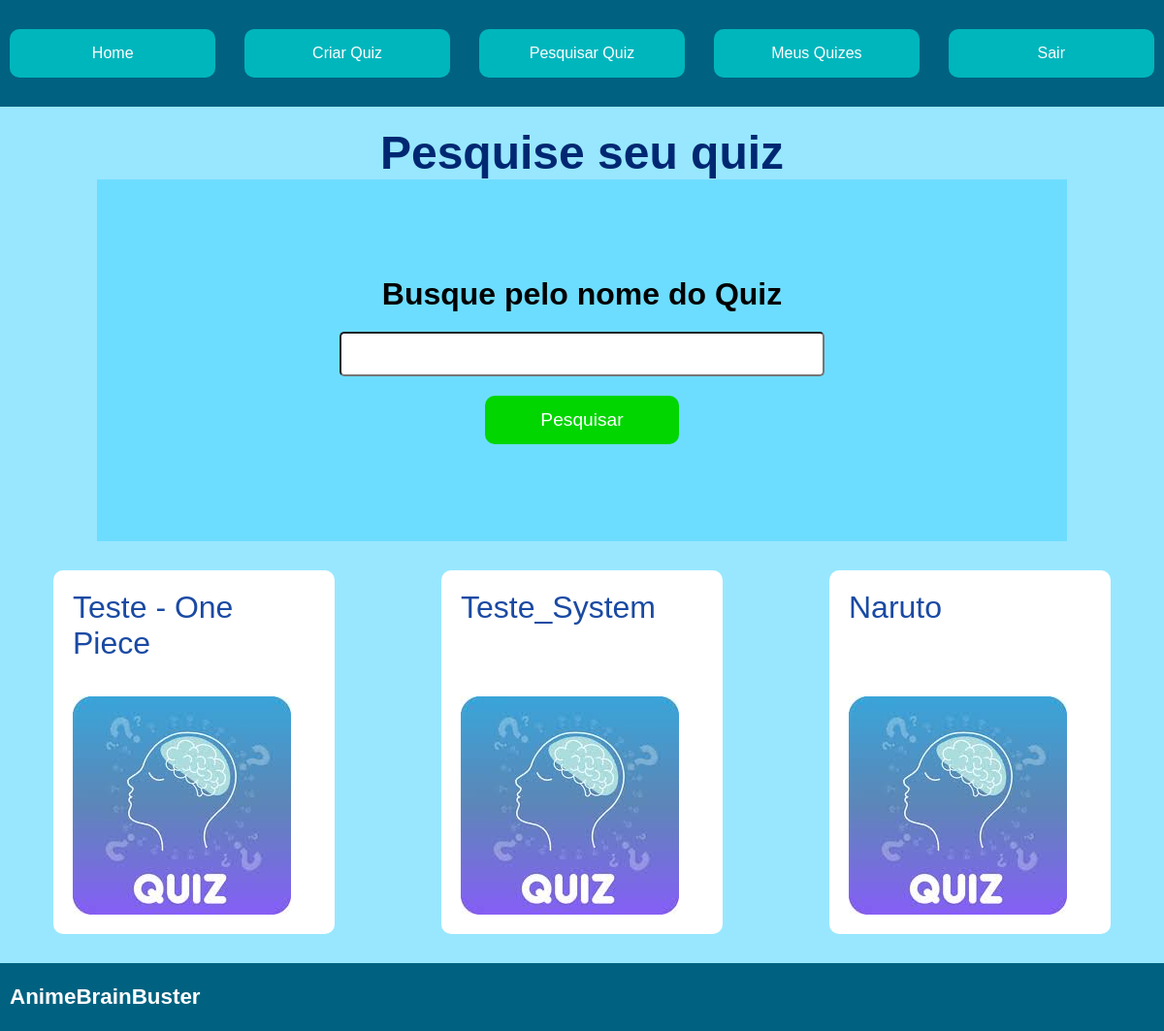
Screenshot of /pesquisarquiz (signed in) with the database file from the repository.
### animes/models.py (models this page shows, shortened)
class Quiz(models.Model):
    nome = models.CharField(max_length=100)
    usuario = models.ForeignKey(User, on_delete=models.CASCADE, related_name="quizes_criados")

### animes/views.py (the view, shortened to what this page needs)
# urls.py: path('pesquisarquiz', PesquisarQuiz.as_view(), name="pesquisarquiz"),
class PesquisarQuiz(LoginRequiredMixin, ListView):
    template_name = 'pesquisar-quiz.html'
    model = Quiz

### animes/templates/pesquisar-quiz.html (shortened to what this page needs)
{% extends 'base.html' %}
{% load static %}
{% block content %}
<div class="content">
    <h1 class="title-home"> Pesquise seu quiz </h1>
    <form method='post' class="form-search">
        <label for='IDnome_pesquisa_quiz' class="label-search">Busque pelo nome do Quiz</label>
        <input name="nome_pesquisa_quiz" id='IDnome_pesquisa_quiz' class="input-cadastro">
        <button type='submit' class="button-cadastro">Pesquisar </button>
    </form>
    <div class="quiz-list-search">
        {% if object_list %}
        {% for quiz in object_list %}
        <a href="{% url 'animes:quizIndividual' pk=quiz.pk %}" class="link-search">
            <div class="content-search">
                <span class="name-card-search">{{ quiz.nome }}</span>
                <img src="{% static 'images/quiz.jpg' %}">
            </div>
        </a>
        {% endfor %}
        {% else %}
        <div class="content-search-no-result">
            <h1>Ops, não encontramos nenhum quiz com esse nome, pesquise por outra coisa ou <a class="link-no-result" href="{% url 'animes:criarquiz' %}">crie agora mesmo um quiz!</a></h1>
        </div>
        {% endif %}
    </div>
</div>
{% endblock %}

### static/css/style.css (style rules this page uses)
* { padding: 0; margin: 0; font-family: Arial, Helvetica, sans-serif; }
.content { background-color:rgb(152, 231, 255); min-height: 868px; }
.title-home { text-align: center; padding-top: 20px; color: rgb(0, 40, 114); font-size: 3em; font-weight: bold; }
.input-cadastro { width: 500px; padding: 10px; border-radius: 5px; margin-left: 30px; margin-right: 30px; font-size: 1.2em; }
.button-cadastro { width: 200px; height: 50px; border-radius: 10px; background-color: rgb(1, 214, 1); color: white; cursor: pointer; border: none; margin-top: 20px; font-size: 1.2em; }
.form-search { background-color: rgba(78, 214, 255, 0.568); margin-left: 100px; margin-right: 100px; padding-top: 100px; padding-bottom: 100px; text-align: center; display: flex; flex-direction: column; align-items: center; }
.label-search { font-size: 2em; margin-bottom: 20px; font-weight: 600; }
.quiz-list-search { display: flex; justify-content: space-around; flex-wrap: wrap; }
.content-search { background-color: white; width: 250px; padding: 20px; margin: 30px 50px; color: rgb(12, 62, 85); font-size: 2em; border-radius: 10px; }
.link-search { text-decoration: none; }
.name-card-search { display: flex; height: 100px; margin-bottom: 10px; color: rgb(26, 74, 163) }

### rows the page displays
Quiz: nome "Teste - One Piece"
Quiz: nome "Teste_System"
Quiz: nome "Naruto"
